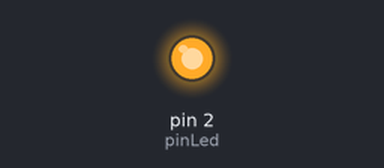
Simulated run of this sketch. Board: Arduino Uno, built with avr-gcc and run on an emulated ATmega328P. On the bench: output pins drawn as LEDs (lit = HIGH).

Above: at 2.6 s.
At 5.6 s:
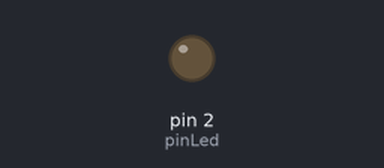
Timing chart, 0 to 7.9 s (numbered marks = the images above):
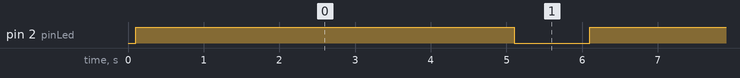

Measured:
- by itself, pin 2 (pinLed): alternates HIGH for 5.0 s and LOW for 1.0 s

The sketch:

ej02.ino
```cpp
/*
  Ejemplo del uso de entradas/salidas digitales para encender/apagar un led
  Hola Mundo con ATMEGA328P

  Curso Esc. Sec. Tec. 54
*/

const byte pinLed = 2;

void setup() {
  // put your setup code here, to run once:
  Serial.begin(9600);
  pinMode(pinLed,OUTPUT);
  delay(100);
}

void loop() {
  // put your main code here, to run repeatedly:
  digitalWrite(pinLed,1);
  delay(5000);
  digitalWrite(pinLed,0);
  delay(1000);

}
```
